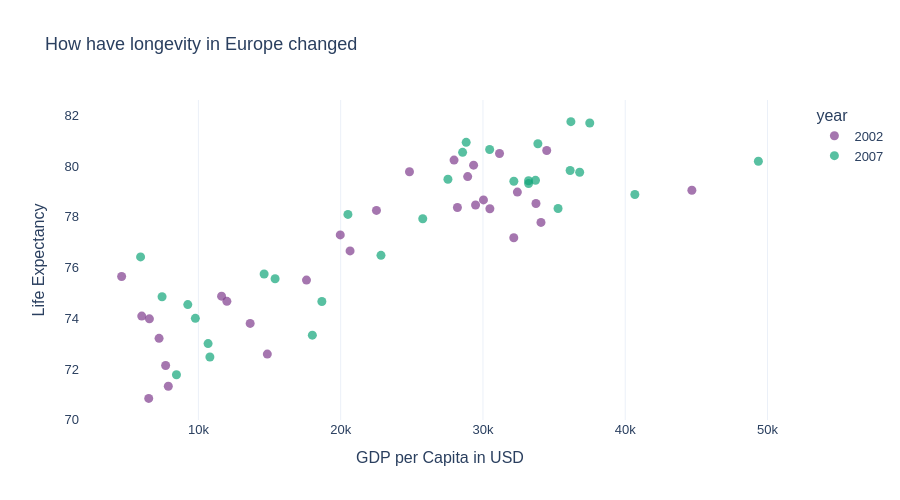

Notebook source saved alongside this figure:
### Markdown cell above
## Task 1 — Scatter: life expectancy change over time

**What to build:** A scatter showing **GDP per capita vs life expectancy** for **two years** (2002 and 2007) to show how both moved — use **colour for year** (just 2 colours), **one continent only**.

Choose any continent except Africa (that was the example). Highlight the change direction.

> 💡 Filter: `df.loc[df['continent'] == 'YOUR_CHOICE']` then filter years

### Code cell
df1 = df.loc[(df['continent'] == 'Europe') & ((df['year'] == 2002) | (df['year'] == 2007))]
df1['year'] = df['year'].apply(str)

fig = px.scatter(
    data_frame=df1,
    x='gdpPercap',
    y='lifeExp',
    labels={'gdpPercap': 'GDP per Capita in USD',
            'lifeExp': 'Life Expectancy'},
    title='GDP vs Life Expectancy',
    height=500,
    color='year',
    template='plotly_white',
    color_discrete_sequence=px.colors.qualitative.Bold
)
fig.update_layout(
    title='How have longevity in Europe changed',
    font=dict(family='Arial', size=13),
    xaxis=dict(showgrid=True),
    yaxis=dict(showgrid=False),
    height=500
)

fig.update_traces(marker=dict(size=9, opacity=0.7))
fig.show()

### Figure 1 — Plotly figure (JSON) as saved in the notebook; plotly's stock layout.template omitted (floating-point values rounded to 4 significant figures)
{"data": [{"hovertemplate": "year=2002<br>GDP per Capita in USD=%{x}<br>Life Expectancy=%{y}<extra></extra>", "legendgroup": "2002", "marker": {"color": "rgb(127, 60, 141)", "opacity": 0.7, "size": 9, "symbol": "circle"}, "mode": "markers", "name": "2002", "orientation": "v", "showlegend": true, "type": "scatter", "x": [4604.0, 32420.0, 30490.0, 6019.0, 7697.0, 11630.0, 17600.0, 32170.0, 28200.0, 28930.0, 30040.0, 22510.0, 14840.0, 31160.0, 34080.0, 27970.0, 6557.0, 33720.0, 44680.0, 12000.0, 19970.0, 7885.0, 7236.0, 13640.0, 20660.0, 24840.0, 29340.0, 34480.0, 6508.0, 29480.0], "xaxis": "x", "y": [75.65, 78.98, 78.32, 74.09, 72.14, 74.88, 75.51, 77.18, 78.37, 79.59, 78.67, 78.26, 72.59, 80.5, 77.78, 80.24, 73.98, 78.53, 79.05, 74.67, 77.29, 71.32, 73.21, 73.8, 76.66, 79.78, 80.04, 80.62, 70.84, 78.47], "yaxis": "y"}, {"hovertemplate": "year=2007<br>GDP per Capita in USD=%{x}<br>Life Expectancy=%{y}<extra></extra>", "legendgroup": "2007", "marker": {"color": "rgb(17, 165, 121)", "opacity": 0.7, "size": 9, "symbol": "circle"}, "mode": "markers", "name": "2007", "orientation": "v", "showlegend": true, "type": "scatter", "x": [5937.0, 36130.0, 33690.0, 7446.0, 10680.0, 14620.0, 22830.0, 35280.0, 33210.0, 30470.0, 32170.0, 27540.0, 18010.0, 36180.0, 40680.0, 28570.0, 9254.0, 36800.0, 49360.0, 15390.0, 20510.0, 10810.0, 9787.0, 18680.0, 25770.0, 28820.0, 33860.0, 37510.0, 8458.0, 33200.0], "xaxis": "x", "y": [76.42, 79.83, 79.44, 74.85, 73.0, 75.75, 76.49, 78.33, 79.31, 80.66, 79.41, 79.48, 73.34, 81.76, 78.89, 80.55, 74.54, 79.76, 80.2, 75.56, 78.1, 72.48, 74.0, 74.66, 77.93, 80.94, 80.88, 81.7, 71.78, 79.42], "yaxis": "y"}], "layout": {"font": {"family": "Arial", "size": 13}, "height": 500, "legend": {"title": {"text": "year"}, "tracegroupgap": 0}, "title": {"text": "How have longevity in Europe changed"}, "xaxis": {"anchor": "y", "domain": [0, 1], "showgrid": true, "title": {"text": "GDP per Capita in USD"}}, "yaxis": {"anchor": "x", "domain": [0, 1], "showgrid": false, "title": {"text": "Life Expectancy"}}}}
